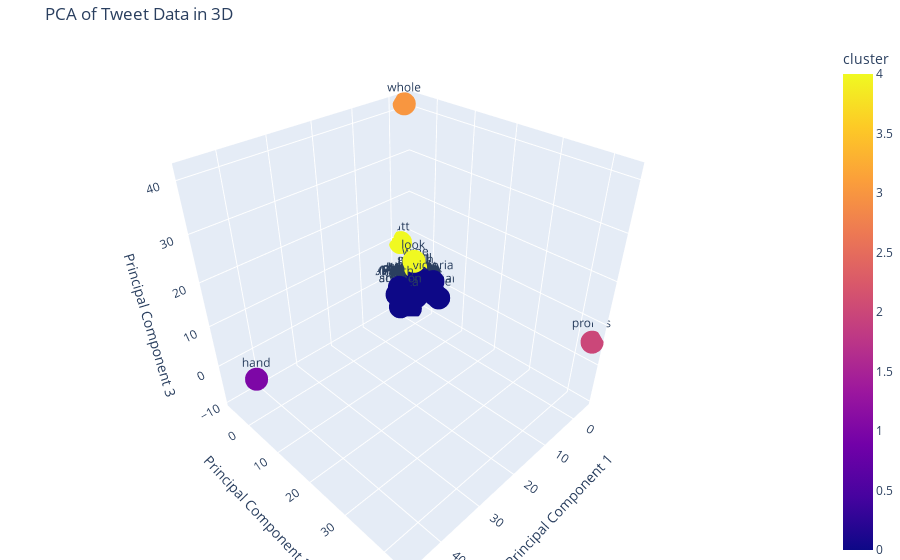

Notebook code for this chart:
### Code cell
import pandas as pd
import numpy as np
from sklearn.decomposition import PCA
from sklearn.feature_extraction.text import TfidfVectorizer
from sklearn.preprocessing import StandardScaler
from sklearn.cluster import KMeans
import nltk
from nltk.corpus import stopwords
from nltk.stem import PorterStemmer
import string
import plotly.express as px

# Descargar stopwords
nltk.download('stopwords')

# Inicializar el stemmer
stemmer = PorterStemmer()

# Función de preprocesamiento del texto
def preprocess_text(text):
    stop_words = set(stopwords.words('english'))  # Conjunto de stop words en inglés
    text = text.lower()  # Convertir el texto a minúsculas
    text = ''.join([char for char in text if char not in string.punctuation])  # Eliminar la puntuación
    words = text.split()
    words = [word for word in words if word not in stop_words]  # Eliminar stop words
    words = [stemmer.stem(word) for word in words]  # Aplicar stemming
    text = ' '.join(words)
    return text

# Leer el archivo CSV con codificación ISO-8859-1
def read_csv(file_path, num_rows=None):
    df = pd.read_csv(file_path, nrows=num_rows, encoding='ISO-8859-1')
    return df

# Convertir los textos a vectores TF-IDF y obtener la palabra más representativa
def get_top_word(text, vectorizer):
    tfidf_matrix = vectorizer.transform([text])  # Transformar el texto en una matriz TF-IDF
    feature_array = np.array(vectorizer.get_feature_names_out())  # Obtener los nombres de las características (palabras)
    tfidf_sorting = np.argsort(tfidf_matrix.toarray()).flatten()[::-1]  # Ordenar los puntajes TF-IDF en orden descendente
    top_word = feature_array[tfidf_sorting][0]  # Obtener la palabra con el puntaje más alto
    return top_word

# Función principal para realizar el análisis PCA
def pca_analysis(file_path, num_rows=None):
    # Leer el archivo CSV
    df = read_csv(file_path, num_rows)
    
    # Preprocesar los textos
    df['cleaned_text'] = df['text'].apply(preprocess_text)
    
    # Convertir los textos a vectores TF-IDF
    vectorizer = TfidfVectorizer()
    X = vectorizer.fit_transform(df['cleaned_text']).toarray()
    
    # Obtener la palabra más representativa
    df['top_word'] = df['cleaned_text'].apply(lambda x: get_top_word(x, vectorizer))
    
    # Estandarizar los datos
    scaler = StandardScaler()
    X_scaled = scaler.fit_transform(X)
    
    # Aplicar PCA con tres componentes
    pca = PCA(n_components=3)
    principal_components = pca.fit_transform(X_scaled)
    
    df_pca = pd.DataFrame(data=principal_components, columns=['PC1', 'PC2', 'PC3'])
    df_pca['top_word'] = df['top_word']
    
    # Clustering para asignar colores según la cercanía
    kmeans = KMeans(n_clusters=5, random_state=42)
    clusters = kmeans.fit_predict(principal_components)
    df_pca['cluster'] = clusters
    
    # Visualización interactiva en 3D con plotly
    fig = px.scatter_3d(df_pca, x='PC1', y='PC2', z='PC3', color='cluster', text='top_word',
                        title='PCA of Tweet Data in 3D', labels={'PC1': 'Principal Component 1', 'PC2': 'Principal Component 2', 'PC3': 'Principal Component 3'})
    
    fig.update_traces(marker=dict(size=5), selector=dict(mode='markers'))
    fig.update_layout(scene=dict(
                        xaxis_title='Principal Component 1',
                        yaxis_title='Principal Component 2',
                        zaxis_title='Principal Component 3'),
                      margin=dict(l=0, r=0, b=0, t=40))
    
    # Guardar el gráfico interactivo en un archivo HTML
    fig.write_html("pca_tweet_data.html")
    
    fig.show()

# Ejemplo de uso
file_path = 'C:/Users/nicol/OneDrive/MIA/Cursos/Aprendizaje Sup/Proyecto de Aplicacion/REPO GITHUB/proyecto-final-machine-learning/dataset/train.csv' # Reemplazar con la ruta a tu archivo CSV
num_rows = 200  # Número de filas a considerar para el análisis, None para usar todas las filas

pca_analysis(file_path, num_rows)

### Figure 1 — Plotly figure (JSON) as saved in the notebook; plotly's stock layout.template omitted (floating-point values rounded to 4 significant figures; data arrays with more than 128 entries replaced by an {"elided": "..."} marker saying what was removed)
{"data": [{"hovertemplate": "Principal Component 1=%{x}<br>Principal Component 2=%{y}<br>Principal Component 3=%{z}<br>top_word=%{text}<br>cluster=%{marker.color}<extra></extra>", "legendgroup": "", "marker": {"color": {"elided": "200 int values"}, "coloraxis": "coloraxis", "symbol": "circle"}, "mode": "markers+text", "name": "", "scene": "scene", "showlegend": false, "text": {"elided": "200 str values"}, "type": "scatter3d", "x": {"elided": "200 float values"}, "y": {"elided": "200 float values"}, "z": {"elided": "200 float values"}}], "layout": {"coloraxis": {"colorbar": {"title": {"text": "cluster"}}, "colorscale": [[0, "#0d0887"], [0.1111, "#46039f"], [0.2222, "#7201a8"], [0.3333, "#9c179e"], [0.4444, "#bd3786"], [0.5556, "#d8576b"], [0.6667, "#ed7953"], [0.7778, "#fb9f3a"], [0.8889, "#fdca26"], [1, "#f0f921"]]}, "legend": {"tracegroupgap": 0}, "margin": {"b": 0, "l": 0, "r": 0, "t": 40}, "scene": {"domain": {"x": [0, 1], "y": [0, 1]}, "xaxis": {"title": {"text": "Principal Component 1"}}, "yaxis": {"title": {"text": "Principal Component 2"}}, "zaxis": {"title": {"text": "Principal Component 3"}}}, "title": {"text": "PCA of Tweet Data in 3D"}}}
